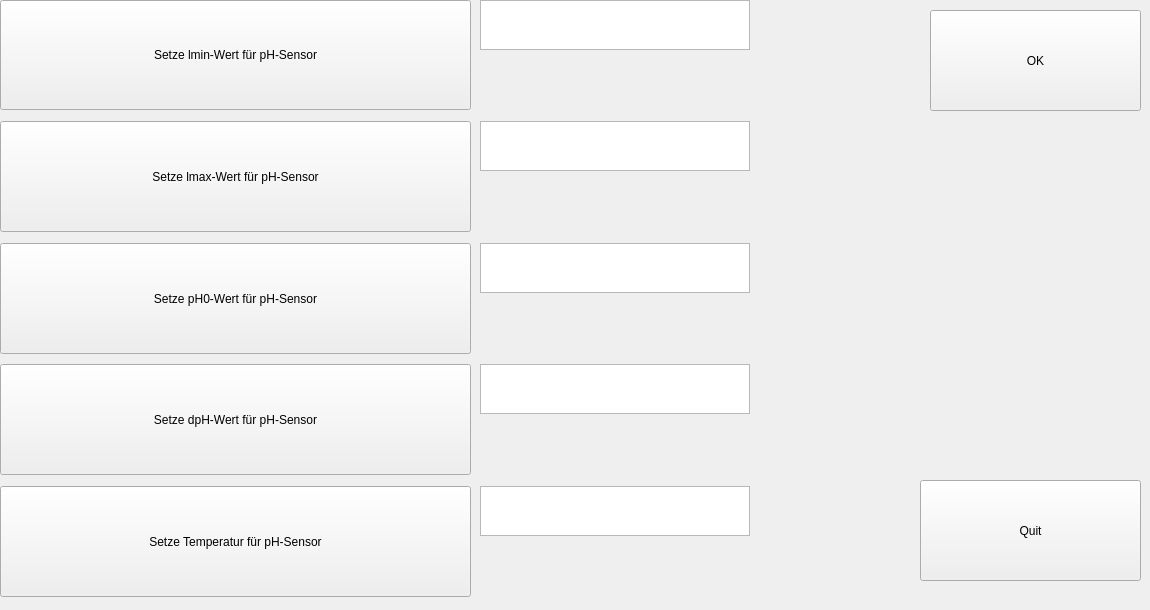
        <widget class="QWidget" name="tab_4">
         <attribute name="title">
          <string>pH init</string>
         </attribute>
         <widget class="QWidget" name="widget_2" native="true">
          <property name="geometry">
           <rect>
            <x>0</x>
            <y>0</y>
            <width>921</width>
            <height>601</height>
           </rect>
          </property>
          <layout class="QVBoxLayout" name="verticalLayout_2">
           <item>
            <widget class="QWidget" name="lmax_calibration_8" native="true">
             <widget class="QPushButton" name="set_lmin_button">
              <property name="geometry">
               <rect>
                <x>0</x>
                <y>0</y>
                <width>471</width>
                <height>110</height>
               </rect>
              </property>
              <property name="sizePolicy">
               <sizepolicy hsizetype="Preferred" vsizetype="Preferred">
                <horstretch>0</horstretch>
                <verstretch>0</verstretch>
               </sizepolicy>
              </property>
              <property name="minimumSize">
               <size>
                <width>0</width>
                <height>110</height>
               </size>
              </property>
              <property name="text">
               <string>Setze lmin-Wert für pH-Sensor</string>
              </property>
             </widget>
             <widget class="QTextBrowser" name="lmin_textbrowser">
              <property name="geometry">
               <rect>
                <x>480</x>
                <y>0</y>
                <width>270</width>
                <height>50</height>
               </rect>
              </property>
             </widget>
            </widget>
           </item>
           <item>
            <widget class="QWidget" name="lmax_calibration_5" native="true">
             <property name="sizePolicy">
              <sizepolicy hsizetype="Preferred" vsizetype="Preferred">
               <horstretch>0</horstretch>
               <verstretch>0</verstretch>
              </sizepolicy>
             </property>
             <widget class="QPushButton" name="set_lmax_button">
              <property name="geometry">
               <rect>
                <x>0</x>
                <y>0</y>
                <width>471</width>
                <height>111</height>
               </rect>
              </property>
              <property name="sizePolicy">
               <sizepolicy hsizetype="Preferred" vsizetype="Preferred">
                <horstretch>1</horstretch>
                <verstretch>0</verstretch>
               </sizepolicy>
              </property>
              <property name="minimumSize">
               <size>
                <width>110</width>
                <height>0</height>
               </size>
              </property>
              <property name="text">
               <string>Setze lmax-Wert für pH-Sensor</string>
              </property>
             </widget>
             <widget class="QTextBrowser" name="lmax_textbrowser">
              <property name="geometry">
               <rect>
                <x>480</x>
                <y>0</y>
                <width>270</width>
                <height>50</height>
               </rect>
              </property>
             </widget>
            </widget>
           </item>
           <item>
            <widget class="QWidget" name="lmax_calibration_9" native="true">
             <property name="sizePolicy">
              <sizepolicy hsizetype="Preferred" vsizetype="Preferred">
               <horstretch>0</horstretch>
               <verstretch>0</verstretch>
              </sizepolicy>
             </property>
             <widget class="QPushButton" name="set_pH0_button">
              <property name="geometry">
               <rect>
                <x>0</x>
                <y>0</y>
                <width>471</width>
                <height>111</height>
               </rect>
              </property>
              <property name="sizePolicy">
               <sizepolicy hsizetype="Preferred" vsizetype="Fixed">
                <horstretch>1</horstretch>
                <verstretch>0</verstretch>
               </sizepolicy>
              </property>
              <property name="text">
               <string>Setze pH0-Wert für pH-Sensor</string>
              </property>
             </widget>
             <widget class="QTextBrowser" name="pH0_textbrowser">
              <property name="geometry">
               <rect>
                <x>480</x>
                <y>0</y>
                <width>270</width>
                <height>50</height>
               </rect>
              </property>
             </widget>
            </widget>
           </item>
           <item>
            <widget class="QWidget" name="lmax_calibration_10" native="true">
             <widget class="QPushButton" name="set_dpH_button">
              <property name="geometry">
               <rect>
                <x>0</x>
                <y>0</y>
                <width>471</width>
                <height>111</height>
               </rect>
              </property>
              <property name="sizePolicy">
               <sizepolicy hsizetype="Preferred" vsizetype="Fixed">
                <horstretch>1</horstretch>
                <verstretch>0</verstretch>
               </sizepolicy>
              </property>
              <property name="text">
               <string>Setze dpH-Wert für pH-Sensor</string>
              </property>
             </widget>
             <widget class="QTextBrowser" name="dpH_textbrowser">
              <property name="geometry">
               <rect>
                <x>480</x>
                <y>0</y>
                <width>270</width>
                <height>50</height>
               </rect>
              </property>
             </widget>
            </widget>
           </item>
           <item>
            <widget class="QWidget" name="lmax_calibration_11" native="true">
             <widget class="QPushButton" name="set_temp_button">
              <property name="geometry">
               <rect>
                <x>0</x>
                <y>0</y>
                <width>471</width>
                <height>111</height>
               </rect>
              </property>
              <property name="sizePolicy">
               <sizepolicy hsizetype="Preferred" vsizetype="Fixed">
                <horstretch>1</horstretch>
                <verstretch>0</verstretch>
               </sizepolicy>
              </property>
              <property name="text">
               <string>Setze Temperatur für pH-Sensor</string>
              </property>
             </widget>
             <widget class="QTextBrowser" name="temp_textbrowser">
              <property name="geometry">
               <rect>
                <x>480</x>
                <y>0</y>
                <width>270</width>
                <height>50</height>
               </rect>
              </property>
             </widget>
            </widget>
           </item>
          </layout>
         </widget>
         <widget class="QPushButton" name="allSet_pH">
          <property name="geometry">
           <rect>
            <x>930</x>
            <y>10</y>
            <width>211</width>
            <height>101</height>
           </rect>
          </property>
          <property name="text">
           <string>OK</string>
          </property>
         </widget>
         <widget class="QPushButton" name="quitButtonStartMain_3">
          <property name="geometry">
           <rect>
            <x>920</x>
            <y>480</y>
            <width>221</width>
            <height>101</height>
           </rect>
          </property>
          <property name="text">
           <string>Quit</string>
          </property>
         </widget>
        </widget>
